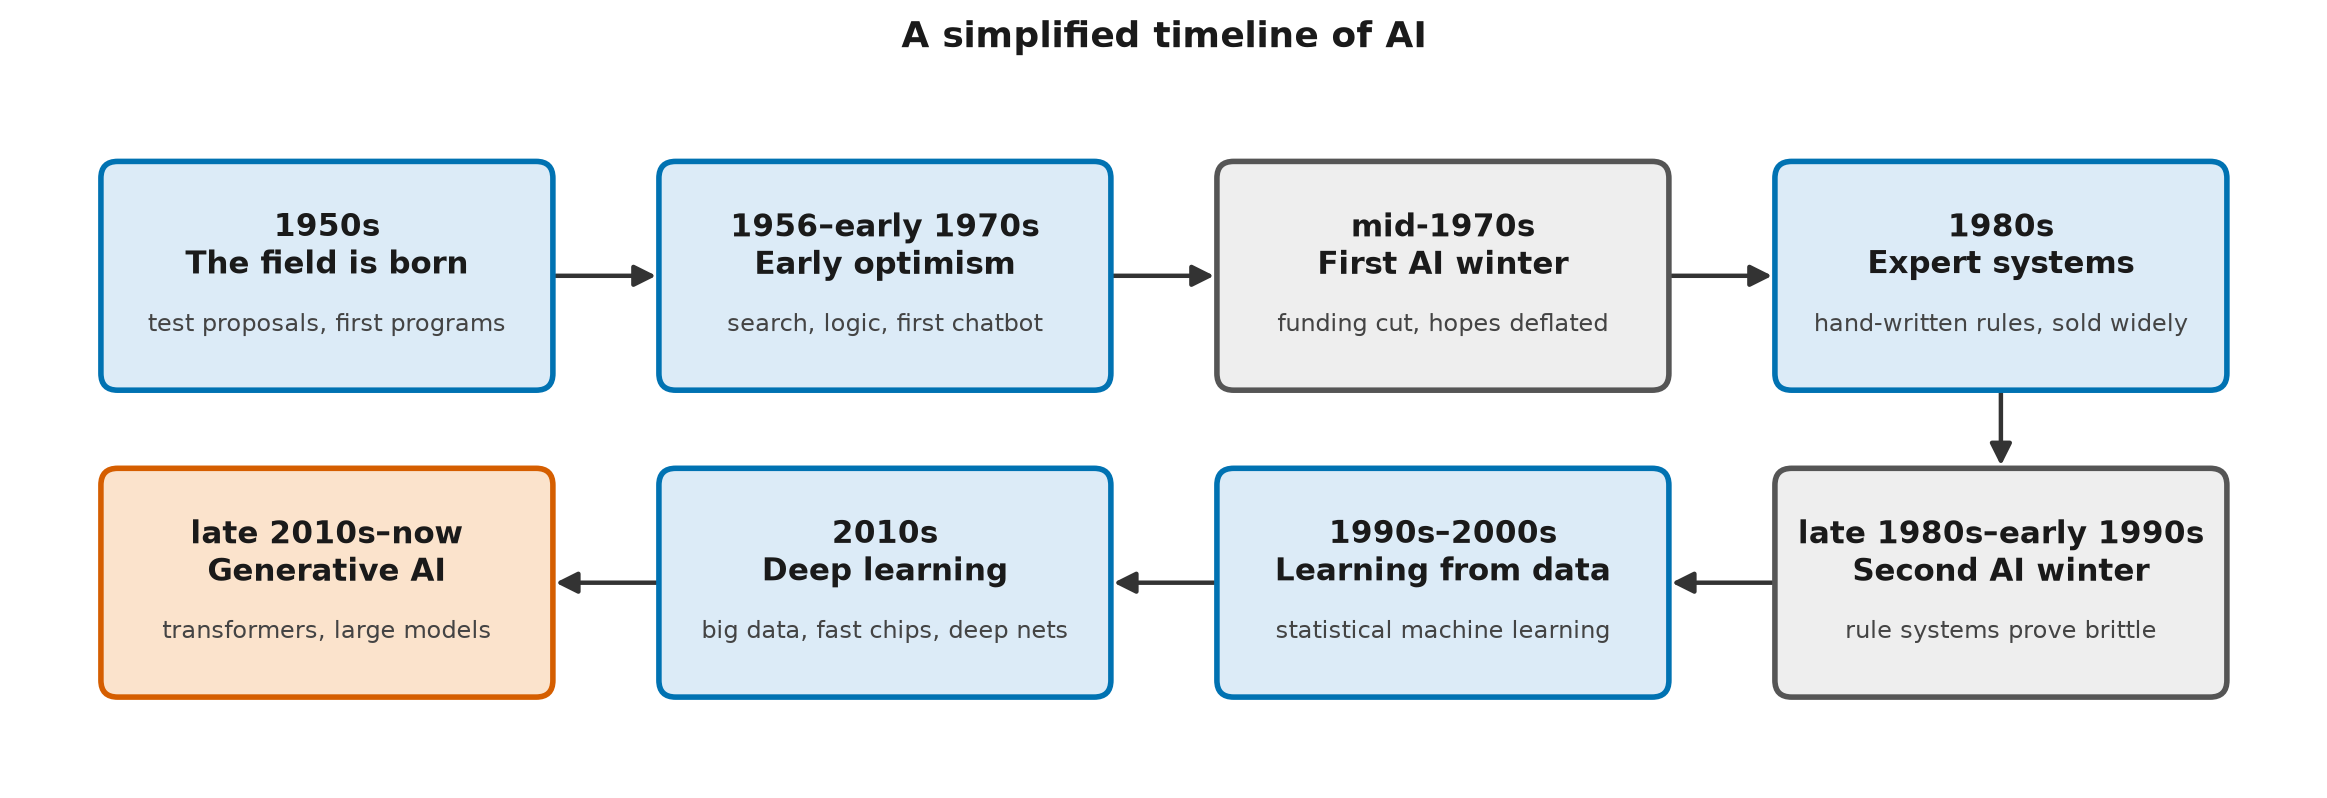

Python code for this plot:
"""Draw a simplified timeline of AI: waves of progress and two "AI winters".

Dates of the winters are approximate. Historians draw the boundaries differently.

Run:  python timeline.py

Expected output:
    wrote timeline.png
"""

import sys
from pathlib import Path

ROOT = next(p for p in Path(__file__).resolve().parents if (p / "shared").is_dir())
sys.path.insert(0, str(ROOT))

from shared.diagram_kit import Diagram  # noqa: E402

d = Diagram(title="A simplified timeline of AI", box_size=(3.2, 1.5))

eras = [
    ("birth", "1950s", "The field is born", "test proposals, first programs"),
    ("early", "1956–early 1970s", "Early optimism", "search, logic, first chatbot"),
    ("winter1", "mid-1970s", "First AI winter", "funding cut, hopes deflated"),
    ("expert", "1980s", "Expert systems", "hand-written rules, sold widely"),
    ("winter2", "late 1980s–early 1990s", "Second AI winter", "rule systems prove brittle"),
    ("stats", "1990s–2000s", "Learning from data", "statistical machine learning"),
    ("deep", "2010s", "Deep learning", "big data, fast chips, deep nets"),
    ("gen", "late 2010s–now", "Generative AI", "transformers, large models"),
]
positions = [(0, 2.2), (4.0, 2.2), (8.0, 2.2), (12.0, 2.2), (12.0, 0), (8.0, 0), (4.0, 0), (0, 0)]  # a snake: row 2 runs right to left
for (key, years, title, sub), (x, y) in zip(eras, positions):
    kind = "external" if key.startswith("winter") else ("action" if key == "gen" else "default")
    d.box(key, x, y, f"{years}\n{title}", subtitle=sub, kind=kind, h=1.6)

keys = [e[0] for e in eras]
for a, b in zip(keys, keys[1:]):
    d.arrow(a, b)

print("wrote", d.save(Path(__file__).with_suffix(".png")).name)
